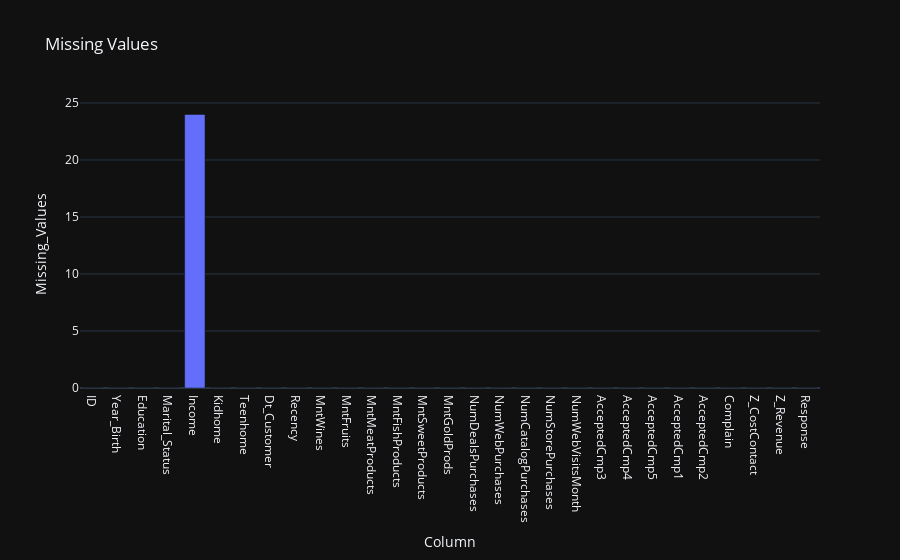

Notebook code for this chart:
### Markdown cell above
<h1 style="background-color:black
;font-family:newtimeroman;font-size:225%;text-align:left; color:#40E0D0">  Missing Values </h1><a id=0></a>

Let's check if there are any missing values in the data

### Code cell
missing_values = customer.isna().sum().to_dict()
missing_values_df = pd.DataFrame(list(missing_values.items()), columns=['Column', 'Missing_Values'])

fig = px.bar(missing_values_df,
       x = 'Column',
       y = 'Missing_Values',
       template = 'plotly_dark',
       title = 'Missing Values')
fig.show()

### Figure 1 — Plotly figure (JSON) as saved in the notebook; plotly's stock layout.template omitted (floating-point values rounded to 4 significant figures)
{"data": [{"alignmentgroup": "True", "hovertemplate": "Column=%{x}<br>Missing_Values=%{y}<extra></extra>", "legendgroup": "", "marker": {"color": "#636efa", "pattern": {"shape": ""}}, "name": "", "offsetgroup": "", "orientation": "v", "showlegend": false, "textposition": "auto", "type": "bar", "x": ["ID", "Year_Birth", "Education", "Marital_Status", "Income", "Kidhome", "Teenhome", "Dt_Customer", "Recency", "MntWines", "MntFruits", "MntMeatProducts", "MntFishProducts", "MntSweetProducts", "MntGoldProds", "NumDealsPurchases", "NumWebPurchases", "NumCatalogPurchases", "NumStorePurchases", "NumWebVisitsMonth", "AcceptedCmp3", "AcceptedCmp4", "AcceptedCmp5", "AcceptedCmp1", "AcceptedCmp2", "Complain", "Z_CostContact", "Z_Revenue", "Response"], "xaxis": "x", "y": [0, 0, 0, 0, 24, 0, 0, 0, 0, 0, 0, 0, 0, 0, 0, 0, 0, 0, 0, 0, 0, 0, 0, 0, 0, 0, 0, 0, 0], "yaxis": "y"}], "layout": {"barmode": "relative", "legend": {"tracegroupgap": 0}, "title": {"text": "Missing Values"}, "xaxis": {"anchor": "y", "domain": [0, 1], "title": {"text": "Column"}}, "yaxis": {"anchor": "x", "domain": [0, 1], "title": {"text": "Missing_Values"}}}}
